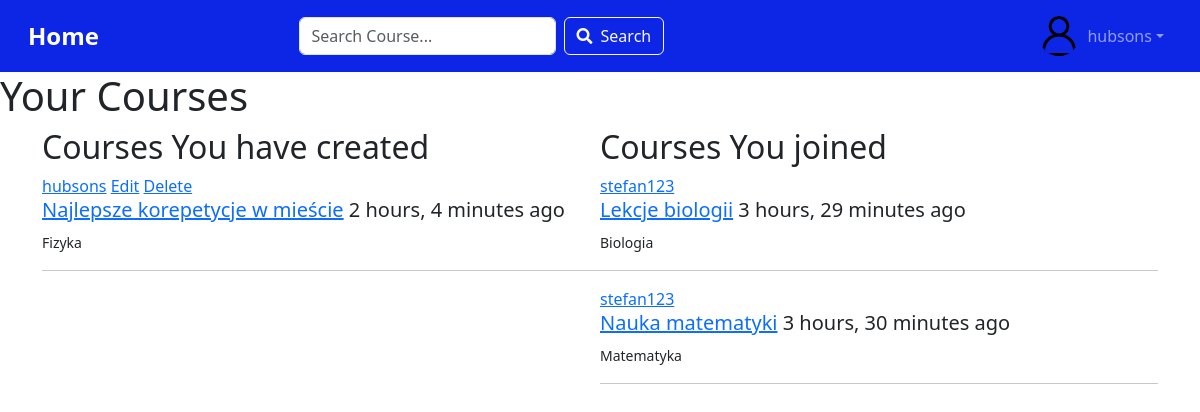
Page /your_courses/1 (signed in) on the committed database.
### kursy_online/models.py (models this page shows, shortened)
class User(AbstractUser):
    name = models.CharField(max_length=50, null=True, unique=True)
    email = models.EmailField()
    bio = models.TextField(null=True, blank=True)
    image = models.ImageField(null=True, default='avatar.png')
    is_active = models.BooleanField(default=False)
    activation_token = models.UUIDField(default=uuid.uuid4, editable=False)
    REQUIRED_FIELDS = ['email', 'name']

class Course(models.Model):
    teacher = models.ForeignKey(User, on_delete=models.SET_NULL, null=True)
    students = models.ManyToManyField(User, related_name='students', blank=True)
    subject = models.ForeignKey(Subject, on_delete=models.SET_NULL, null=True)
    name = models.CharField(max_length=100)
    description = models.TextField(null=True, blank=True)
    created = models.DateTimeField(auto_now_add=True)
    updated = models.DateTimeField(auto_now=True)
    class Meta:
        ordering = ["-updated", '-created']

class Subject(models.Model):
    name = models.CharField(max_length=100)

### kursy_online/views.py (the view)
# urls.py: path("your_courses/<int:p>", views.yourCourses, name="your_courses"),
def yourCourses(request, p):
    user = User.objects.get(id=p)
    created_courses = Course.objects.filter(teacher=user)
    joined_courses = Course.objects.filter(students=user)
    context = {"created_courses": created_courses, "joined_courses": joined_courses}
    return render(request, "kursy_online/your_courses.html", context)

### kursy_online/templates/kursy_online/your_courses.html
{% extends "main.html" %}
{% load static %}
{% block content %}
    <link rel="stylesheet" type="text/css" media="screen" href="{% static 'styles/your_courses.css' %}">
    <h1>Your Courses</h1>
    <div class="container">
        <div>
            <h2>Courses You have created</h2>
            {% if created_courses %}
                {% for course in created_courses %}
                    {% include "kursy_online/course_list.html" %}
                {% endfor %}
        {% else %}
            <p>You haven't created any courses yet.</p>
        {% endif %}
        </div>
        <div>
            <h2>Courses You joined</h2>
            {% if joined_courses %}
                {% for course in joined_courses %}
                    {% include "kursy_online/course_list.html" %}
                {% endfor %}
        {% else %}
            <p>You haven't joined any courses yet.</p>
        {% endif %}
        </div>
    </div>
{% endblock %}

### templates/navbar.html (shortened to what this page needs)
{% load static %}
<link href="https://cdnjs.cloudflare.com/ajax/libs/font-awesome/5.15.4/css/all.min.css" rel="stylesheet">
<link href="https://cdn.jsdelivr.net/npm/bootstrap@5.3.3/dist/css/bootstrap.min.css" rel="stylesheet">
<link rel="stylesheet" type="text/css" media="screen" href="{% static 'styles/navbar.css' %}">
<nav class="navbar navbar-expand-lg navbar-dark custom-navbar px-3">
    <div class="container-fluid">
        <a class="navbar-brand" href="/">Home</a>
        <div class="collapse navbar-collapse" id="navbarContent">
            <form class="d-flex mx-auto my-2 my-lg-0" action="{% url 'home' %}" method="get">
                <input class="form-control me-2" type="search" name="q" placeholder="Search Course..." aria-label="Search">
                <button class="btn btn-outline-light d-flex align-items-center" type="submit">
                    <i class="fas fa-search me-2"></i> Search
                </button>
            </form>
            <ul class="navbar-nav ms-auto">
                {% if request.user.is_authenticated %}
                    <li class="nav-item dropdown">
                        <a class="nav-link dropdown-toggle d-flex align-items-center" href="#" id="navbarDropdown" role="button" data-bs-toggle="dropdown" aria-expanded="false">
                            <img src="{{ request.user.image.url }}" alt="User Profile Picture" class="user-image me-2">
                            {{ request.user }}
                        </a>
                    </li>
                {% else %}
                    <div class="btn-group-custom">
                        <a class="btn btn-outline-light" href="{% url 'login' %}">Login</a>
                        <a class="btn btn-light" href="{% url 'register' %}">Register</a>
                    </div>
                {% endif %}
            </ul>
        </div>
    </div>
</nav>

### kursy_online/templates/kursy_online/course_list.html
<div>
    <a href="{% url 'profile' course.teacher.id %}">{{ course.teacher.username }}</a>
    {% if request.user == course.teacher %}
        <a href="{% url "update_course"  course.id%}">Edit</a>
        <a href="{% url "delete_course"  course.id%}">Delete</a>
    {% endif %}
    <h5><a href="{% url "course" course.id %}">{{course.name}}</a>    {{ course.created | timesince}} ago</h5>
    <small>{{ course.subject.name }}</small>
    <hr>
</div>

### static/styles/main.css (style rules this page uses)
body { background-color: #d61021; }

### static/styles/navbar.css (style rules this page uses)
.navbar-brand { font-size: 1.5rem; font-weight: bold; }
.navbar .form-control { max-width: 500px; }

### static/styles/your_courses.css (style rules this page uses)
.container { display: grid; grid-template-columns: 1fr 1fr; }

### templates/navbar.html (style rules this page uses)
.custom-navbar { background-color: #0d26e6; }
.user-image { width: 40px; height: 40px; object-fit: cover; border-radius: 50%; }

### rows in the picture
User: user.image (picture), user "hubsons"
Course: teacher.username "hubsons", shows "Edit", name "Najlepsze korepetycje w mieście", created "2 hours, 4 minutes", subject.name "Fizyka"
Course: teacher.username "stefan123", name "Lekcje biologii", created "3 hours, 29 minutes", subject.name "Biologia"
Course: teacher.username "stefan123", name "Nauka matematyki", created "3 hours, 30 minutes", subject.name "Matematyka"
